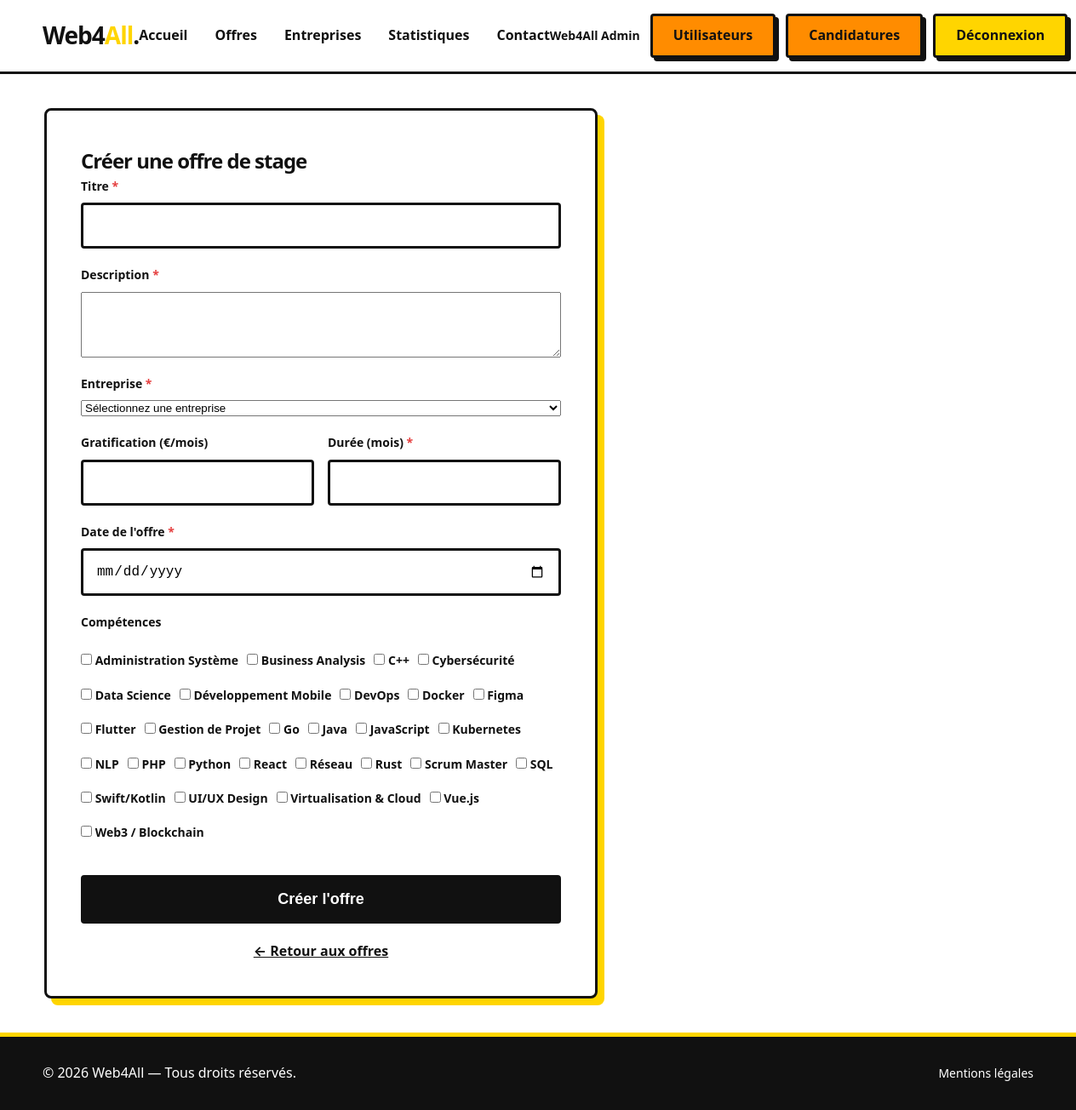
Screenshot of /offres/creer (signed in) with the database file from the repository.
### tables this page shows
CREATE TABLE IF NOT EXISTS competences (
    id INT AUTO_INCREMENT PRIMARY KEY,
    nom VARCHAR(100)
);

### app/controllers/offrecontroller.php (called while the page is built, shortened)
<?php
require_once __DIR__ . '/../models/competence.php';
class OffreController
{
    private Competence $competenceModel;
    public function __construct()
    {
        $this->competenceModel = new Competence();
    }
    public function create(): void
    {
        $competences  = $this->competenceModel->findAll();
        require __DIR__ . '/../views/offres/create.php';
    }
}

### config/database.php (called while the page is built)
<?php
class Database
{
    private static ?Database $instance = null;
    private PDO $connection;
    private function __construct()
    {
        $this->connection = new PDO(
            'mysql:host=localhost;dbname=projet_web;charset=utf8',
            'web4all',
            'Web4All2026!',
            [PDO::ATTR_ERRMODE => PDO::ERRMODE_EXCEPTION]
        );
    }
    public static function getInstance(): Database
    {
        if (self::$instance === null) {
            self::$instance = new Database();
        }
        return self::$instance;
    }
    public function getConnection(): PDO
    {
        return $this->connection;
    }
}

### app/models/competence.php (called while the page is built, shortened)
<?php
require_once __DIR__ . '/../../config/database.php';
class Competence
{
    private PDO $db;
    public function __construct()
    {
        $this->db = Database::getInstance()->getConnection();
    }
    public function findAll(): array
    {
        return $this->db->query('SELECT * FROM competences ORDER BY nom')
                        ->fetchAll(PDO::FETCH_ASSOC);
    }
}

### app/views/offres/create.php (the view, shortened to what this page needs)
<?php
require __DIR__ . '/../layout/header.php';
?>
<main class="page-container">
    <section class="login-container">
        <div class="login-box">
            <h1>Créer une offre de stage</h1>
            <form method="POST" action="/offres/creer">
                <div class="input-group">
                    <label for="titre">Titre <span class="required">*</span></label>
                    <input type="text" id="titre" name="titre" required
                           value="<?= htmlspecialchars($data['titre'] ?? '', ENT_QUOTES, 'UTF-8') ?>">
                </div>
                <div class="input-group">
                    <label for="description">Description <span class="required">*</span></label>
                    <textarea id="description" name="description" rows="5" required><?= htmlspecialchars($data['description'] ?? '', ENT_QUOTES, 'UTF-8') ?></textarea>
                </div>
                <div class="input-group">
                    <label for="id_entreprise">Entreprise <span class="required">*</span></label>
                    <select id="id_entreprise" name="id_entreprise" required>
                        <option value="">Sélectionnez une entreprise</option>
                    </select>
                </div>
                <div class="input-row">
                    <div class="input-group">
                        <label for="remuneration">Gratification (€/mois)</label>
                        <input type="number" id="remuneration" name="remuneration" min="0" step="0.01"
                               value="<?= htmlspecialchars($data['remuneration'] ?? '', ENT_QUOTES, 'UTF-8') ?>">
                    </div>
                    <div class="input-group">
                        <label for="duree">Durée (mois) <span class="required">*</span></label>
                        <input type="number" id="duree" name="duree" min="1" required
                               value="<?= htmlspecialchars($data['duree'] ?? '', ENT_QUOTES, 'UTF-8') ?>">
                    </div>
                </div>
                <div class="input-group">
                    <label for="date_offre">Date de l'offre <span class="required">*</span></label>
                    <input type="date" id="date_offre" name="date_offre" required
                           value="<?= htmlspecialchars($data['date_offre'] ?? '', ENT_QUOTES, 'UTF-8') ?>">
                </div>
                <div class="input-group">
                    <label>Compétences</label>
                    <div class="tags">
                        <?php foreach ($competences as $comp): ?>
                            <label class="tag-checkbox">
                                <input type="checkbox" name="competences[]" value="<?= (int)$comp['id'] ?>">
                                <?= htmlspecialchars($comp['nom'], ENT_QUOTES, 'UTF-8') ?>
                            </label>
                        <?php endforeach; ?>
                    </div>
                </div>
                <button type="submit" class="btn-submit">Créer l'offre</button>
            </form>
            <div class="login-links">
                <a href="/offres">← Retour aux offres</a>
            </div>
        </div>
    </section>
</main>
<?php require __DIR__ . '/../layout/footer.php'; ?>

### public/index.php (shortened to what this page needs)
<?php
class Router
{
    private array $routes = [];
    public function get(string $path, string $callback): void
    {
        $this->routes['GET'][$path] = $callback;
    }
    public function post(string $path, string $callback): void
    {
        $this->routes['POST'][$path] = $callback;
    }
    public function run(): void
    {
        $method = $_SERVER['REQUEST_METHOD'];
        $path   = parse_url($_SERVER['REQUEST_URI'], PHP_URL_PATH);
        foreach ($this->routes[$method] as $routePath => $callback) {
            $regex = "@^" . preg_replace('/\{[a-zA-Z0-9]+\}/', '([a-zA-Z0-9]+)', $routePath) . "$@";
            if (preg_match($regex, $path, $matches)) {
                array_shift($matches);
                $matches = array_map(fn($m) => is_numeric($m) ? (int)$m : $m, $matches);
                [$controllerName, $methodName] = explode('@', $callback);
                $controller = new $controllerName();
                call_user_func_array([$controller, $methodName], $matches);
                return;
            }
        }
    }
}
$router = new Router();
$router->get('/', 'HomeController@index');
$router->get('/api/offres/autocomplete-titre', 'OffreController@autocompleteTitre');
$router->get('/api/offres/autocomplete-ville', 'OffreController@autocompleteVille');
$router->get('/offres',                      'OffreController@index');
$router->get('/offres/creer',                'OffreController@create');
$router->post('/offres/creer',               'OffreController@create');
$router->get('/offres/{id}',                 'OffreController@show');
$router->get('/offres/{id}/modifier',        'OffreController@edit');
$router->post('/offres/{id}/modifier',       'OffreController@edit');
$router->post('/offres/{id}/supprimer',      'OffreController@delete');
$router->get('/offres/{id}/postuler',        'CandidatureController@form');
$router->post('/offres/{id}/postuler',       'CandidatureController@postuler');
$router->get('/api/entreprises/autocomplete',  'EntrepriseController@autocomplete');
$router->get('/api/entreprises/autocomplete-ville', 'EntrepriseController@autocompleteVille');
$router->get('/entreprises',                 'EntrepriseController@index');
$router->get('/entreprises/creer',           'EntrepriseController@create');
$router->post('/entreprises/creer',          'EntrepriseController@create');
$router->get('/entreprises/{id}',            'EntrepriseController@show');
$router->get('/entreprises/{id}/modifier',   'EntrepriseController@edit');
$router->post('/entreprises/{id}/modifier',  'EntrepriseController@edit');
$router->post('/entreprises/{id}/supprimer', 'EntrepriseController@delete');
$router->post('/entreprises/{id}/evaluer',   'EntrepriseController@evaluer');
$router->get('/candidatures',                'CandidatureController@index');
$router->post('/candidatures/{id}/supprimer', 'CandidatureController@supprimer');
$router->get('/wishlist',                    'WishlistController@index');
$router->post('/wishlist/toggle',            'WishlistController@toggle');
$router->get('/login',                       'AuthController@loginForm');
$router->post('/login',                      'AuthController@login');
$router->get('/logout',                      'AuthController@logout');
$router->get('/register',                    'RegisterController@registerForm');
$router->post('/register',                   'RegisterController@register');
$router->get('/utilisateurs',                'UserController@index');
$router->get('/utilisateurs/{id}/modifier',  'UserController@edit');
$router->post('/utilisateurs/{id}/modifier', 'UserController@edit');
$router->post('/utilisateurs/{id}/supprimer','UserController@delete');
$router->get('/statistiques',                'StatistiquesController@index');
$router->get('/contact',                     'ContactController@index');
$router->post('/contact',                    'ContactController@index');
$router->get('/mentions-legales',            'MentionsController@index');
$router->run();

### public/css/style.css (style rules this page uses)
:root { --bg-blanc: #FFFFFF; --texte-noir: #111111; --accent-jaune: #FFD500; --gris-tres-clair: #F3F4F6; --accent-orange: #FF8C00; }
* { margin: 0; padding: 0; box-sizing: border-box; }
body { font-family: system-ui, -apple-system, BlinkMacSystemFont, 'Segoe UI', Roboto, sans-serif; background-color: var(--bg-blanc); color: var(--texte-noir); line-height: 1.6; }
h1, h2, h3 { font-weight: 800; letter-spacing: -1px; }
.btn-submit { width: 100%; background-color: var(--texte-noir); color: var(--bg-blanc); padding: 15px; font-size: 18px; font-weight: bold; border: 3px solid var(--texte-noir); border-radius: 4px; cursor: pointer; margin-top: 10px; transition: all 0.2s ease; }
.input-group { display: flex; flex-direction: column; margin-bottom: 20px; text-align: left; }
.input-group label { font-weight: bold; margin-bottom: 8px; font-size: 14px; }
.input-group input { padding: 15px; font-size: 16px; border: 3px solid var(--texte-noir); border-radius: 4px; outline: none; transition: all 0.2s ease; }
.page-container { max-width: 1200px; margin: 0 auto; padding: 40px 20px; }
.tags { display: flex; flex-wrap: wrap; gap: 10px; margin-top: 15px; }
.login-box { background-color: var(--bg-blanc); width: 100%; max-width: 650px; padding: 40px; border: 3px solid var(--texte-noir); border-radius: 8px; box-shadow: 8px 8px 0px var(--accent-jaune); }
.login-links { margin-top: 20px; text-align: center; }
.login-links a { color: var(--texte-noir); font-weight: bold; }
.input-row { display: grid; grid-template-columns: 1fr 1fr; gap: 16px; }
.required { color: #E53E3E; }

### rows the page displays
competences: nom "Administration Système"
competences: nom "Business Analysis"
competences: nom "C++"
competences: nom "Cybersécurité"
competences: nom "Data Science"
competences: nom "Développement Mobile"
competences: nom "DevOps"
competences: nom "Docker"
competences: nom "Figma"
competences: nom "Flutter"
competences: nom "Gestion de Projet"
competences: nom "Go"
competences: nom "Java"
competences: nom "JavaScript"
competences: nom "Kubernetes"
competences: nom "NLP"
competences: nom "PHP"
competences: nom "Python"
competences: nom "React"
competences: nom "Réseau"
competences: nom "Rust"
competences: nom "Scrum Master"
competences: nom "SQL"
competences: nom "Swift/Kotlin"
competences: nom "UI/UX Design"
competences: nom "Virtualisation & Cloud"
competences: nom "Vue.js"
competences: nom "Web3 / Blockchain"
